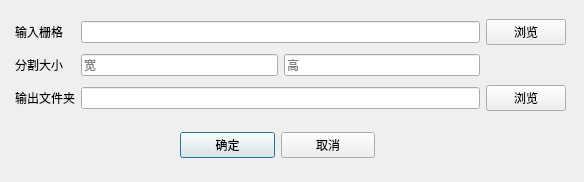
<?xml version="1.0" encoding="UTF-8"?>
<ui version="4.0">
 <class>cut</class>
 <widget class="QDialog" name="cut">
  <property name="geometry">
   <rect>
    <x>0</x>
    <y>0</y>
    <width>584</width>
    <height>182</height>
   </rect>
  </property>
  <property name="windowTitle">
   <string>分割栅格</string>
  </property>
  <widget class="QWidget" name="layoutWidget">
   <property name="geometry">
    <rect>
     <x>180</x>
     <y>130</y>
     <width>195</width>
     <height>30</height>
    </rect>
   </property>
   <layout class="QHBoxLayout" name="horizontalLayout_6">
    <item>
     <widget class="QPushButton" name="okButton">
      <property name="text">
       <string>确定</string>
      </property>
     </widget>
    </item>
    <item>
     <widget class="QPushButton" name="cancelButton">
      <property name="text">
       <string>取消</string>
      </property>
     </widget>
    </item>
   </layout>
  </widget>
  <widget class="QWidget" name="">
   <property name="geometry">
    <rect>
     <x>15</x>
     <y>16</y>
     <width>551</width>
     <height>101</height>
    </rect>
   </property>
   <layout class="QGridLayout" name="gridLayout">
    <item row="0" column="0">
     <widget class="QLabel" name="label_2">
      <property name="text">
       <string>输入栅格</string>
      </property>
     </widget>
    </item>
    <item row="0" column="1" colspan="2">
     <widget class="QLineEdit" name="lineEdit_openpath">
      <property name="placeholderText">
       <string/>
      </property>
     </widget>
    </item>
    <item row="0" column="3">
     <widget class="QPushButton" name="openButton">
      <property name="text">
       <string>浏览</string>
      </property>
     </widget>
    </item>
    <item row="1" column="0">
     <widget class="QLabel" name="label">
      <property name="text">
       <string>分割大小</string>
      </property>
     </widget>
    </item>
    <item row="1" column="1">
     <widget class="QLineEdit" name="lineEdit_w">
      <property name="placeholderText">
       <string>宽</string>
      </property>
     </widget>
    </item>
    <item row="1" column="2">
     <widget class="QLineEdit" name="lineEdit_h">
      <property name="placeholderText">
       <string>高</string>
      </property>
     </widget>
    </item>
    <item row="2" column="0">
     <widget class="QLabel" name="label_3">
      <property name="text">
       <string>输出文件夹</string>
      </property>
     </widget>
    </item>
    <item row="2" column="1" colspan="2">
     <widget class="QLineEdit" name="lineEdit_savepath"/>
    </item>
    <item row="2" column="3">
     <widget class="QPushButton" name="saveButton">
      <property name="text">
       <string>浏览</string>
      </property>
     </widget>
    </item>
   </layout>
  </widget>
 </widget>
 <resources/>
 <connections/>
</ui>
